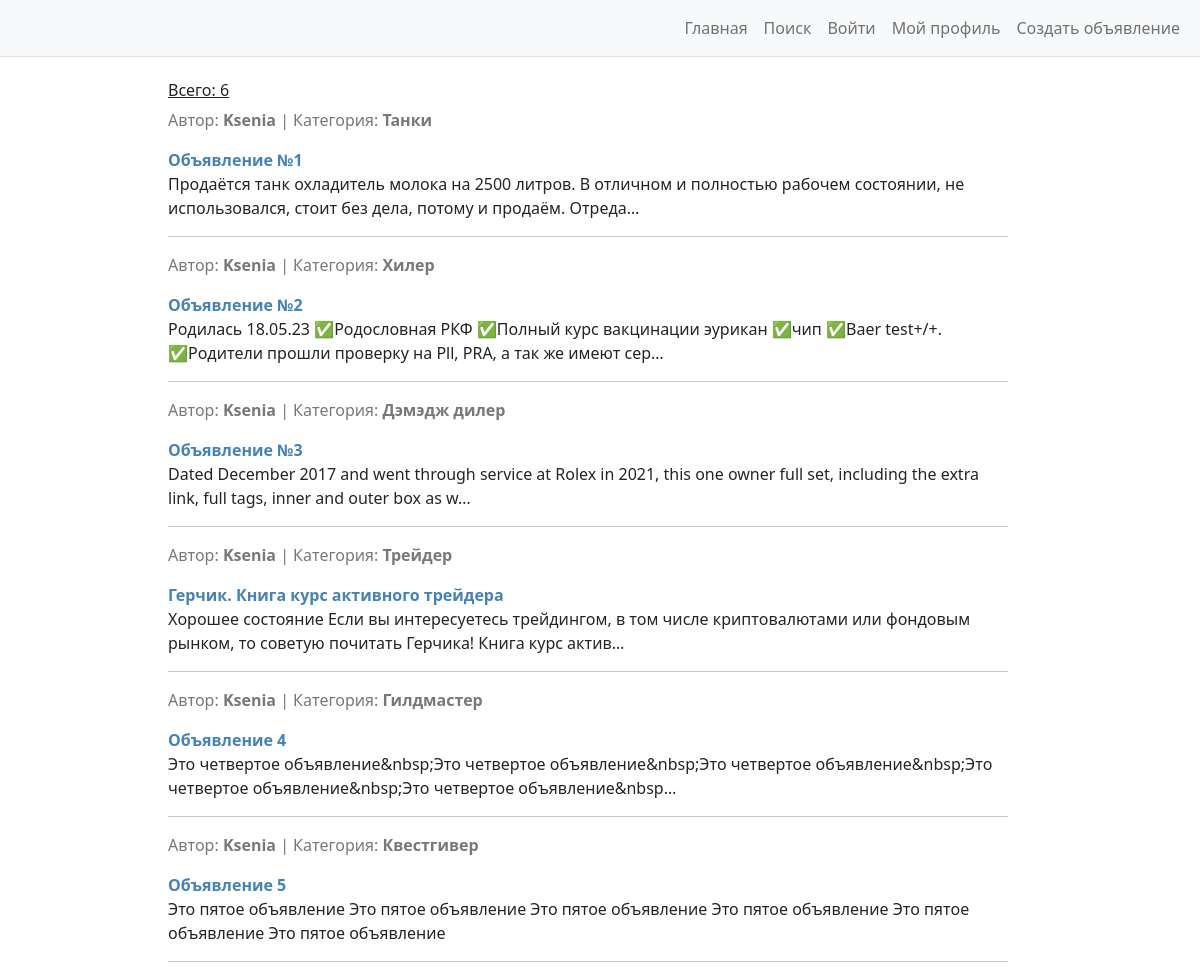
Before: / with the older database file.
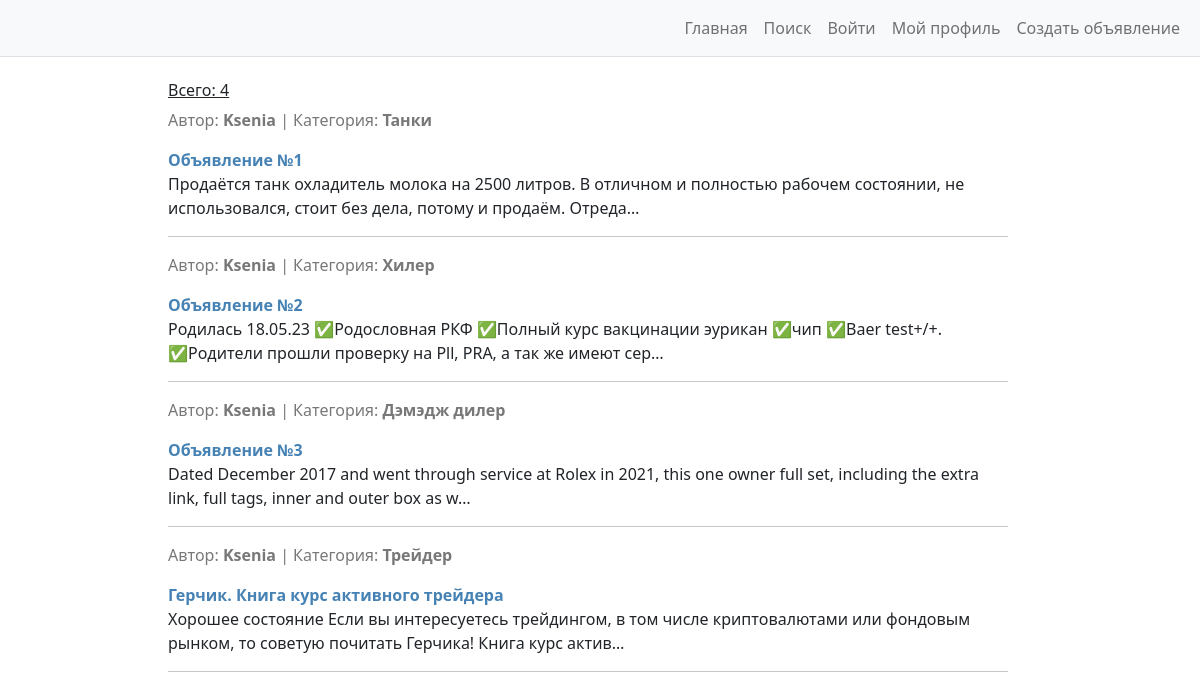
After: the same page with the newer database file.
### advertisments/models.py (models this page shows, shortened)
class Ad(models.Model):
    pub_date = models.DateTimeField(
        auto_now_add=True
    )
    author = models.ForeignKey(
        to=User,
        on_delete=models.CASCADE,
    )
    title = models.CharField(
        max_length=255,
        help_text='До 255 символов',
    )
    category = models.CharField(
        max_length=18,
        choices=CATEGORIES,
        default=None,
    )
    content = RichTextUploadingField(
        blank=True
    )
    class Meta:
        ordering = ['pub_date']
        verbose_name = 'Объявление'
        verbose_name_plural = 'Объявления'

### advertisments/views.py (the view)
# urls.py: path('', AdsListView.as_view(), name = 'ads_list'),
class AdsListView(ListView):
    model = Ad
    context_object_name = 'ads_list'
    template_name = 'ads_list.html'
    def get_context_data(self, *, object_list=None, **kwargs):
        context = super().get_context_data(**kwargs)
        context['ads_total'] = Ad.objects.count()
        return context

### advertisments/templates/ads_list.html
{% extends 'base.html' %}
{% block content %}
<div class="container-fluid" id="centerLayer">
    <h6 class="mt-4"><u>Всего: {{ ads_total }}</u></h6>
    {% for ad in ads_list %}
        <p style="color:rgb(120, 120, 120)">
            Автор: <b>{{ ad.author }}</b> | Категория: <b>{{ ad.category }}</b>
        </p>
        <p>
            <a style="color:#4682B4" href="{% url 'ads_detail' ad.id %}"><b>{{ ad.title }}</b></a>
            <br />
            {{ ad.content|striptags|truncatechars:150 }}
        </p>
        <hr>
    {% endfor %}
</div>
{% endblock content %}

### templates/base.html (shortened to what this page needs)
<!DOCTYPE html>
<html lang="ru">
    <head>
        {% load static %}
        <link href="{% static 'css/styles.css' %}" rel="stylesheet" />
    </head>
    <body>
        <div class="d-flex" id="wrapper">
            <div id="page-content-wrapper">
                <nav class="navbar navbar-expand-lg navbar-light bg-light border-bottom">
                    <div class="container-fluid">
                        <div class="collapse navbar-collapse" id="navbarSupportedContent">
                            <ul class="navbar-nav ms-auto mt-2 mt-lg-0">
                                <li class="nav-item active">
                                    <a class="nav-link" href="{% url 'ads_list' %}">Главная</a>
                                </li>
                                <li class="nav-item active">
                                    <a class="nav-link" href="{% url 'ads_search' %}">Поиск</a>
                                </li>
                                <li class="nav-item active"><a class="nav-link" href="#!">Войти</a></li>
                                <li class="nav-item active"><a class="nav-link" href="#!">Мой профиль</a></li>
                                <li class="nav-item active">
                                    <a class="nav-link" href="{% url 'ads_create' %}">Создать объявление</a>
                                </li>
                            </ul>
                        </div>
                    </div>
                </nav>
                {% block content %}
                {% endblock content %}
            </div>
        </div>
    </body>
</html>

### templates/base.html (style rules this page uses)
#centerLayer { margin-left: 13%; width: 72%; }
a { text-decoration: none }

Changed rows visible on the page:
removed Ad: author "Ksenia", category "Гилдмастер", title "Объявление 4", content "Это четвертое объявление&nbsp;Это четвертое объявление&nbsp;Это четвертое объявление&nbsp;Это четвертое объявление&nbsp;Это четвертое объявление&nbsp…"
removed Ad: author "Ksenia", category "Квестгивер", title "Объявление 5", content "Это пятое объявление Это пятое объявление Это пятое объявление Это пятое объявление Это пятое объявление Это пятое объявление"
Other visible differences:
{{ ads_total }}: "6" → "4"
